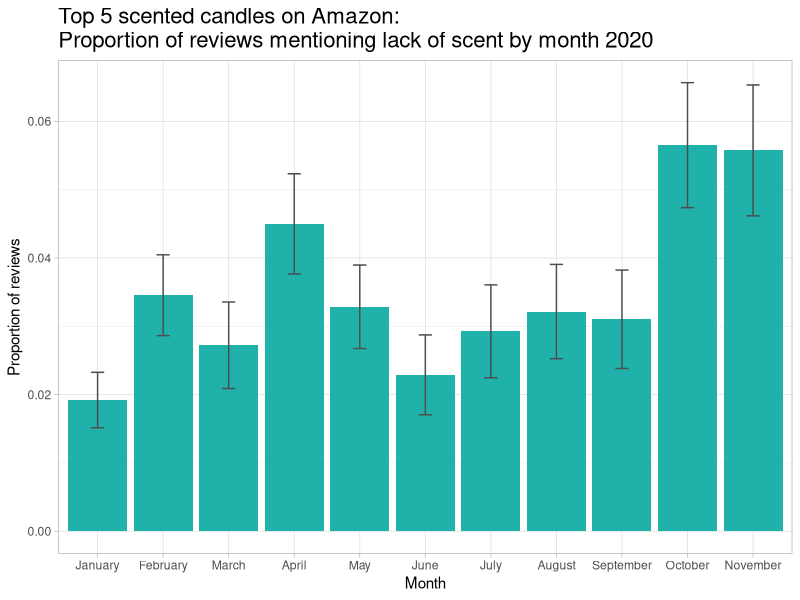

Source code (R):
#### SETUP ####
library(readxl)
library(tidyverse)
library(dplyr)
library(ggplot2)

Scented_All <- read_excel("Scented_all.xlsx") # Note that this dataset has data on 5 candles
Unscented_All <- read_excel("Unscented_all.xlsx")

#### SCENTED CANDLES ####
s <- Scented_All %>%
  arrange(Date) %>%
  filter(Date >= "2017-01-01") %>%
  filter(CandleID <= 3) %>%
  group_by(Date) %>%
  summarise(Rating=mean(Rating))

s1720 <- ggplot(s, aes(x = (as.Date(Date)), y = Rating)) +
  geom_vline(xintercept = as.numeric(as.Date("2020-01-20")), colour = "indianred1", linetype = "dashed")+
  geom_smooth(method = "loess", size = 1.5, colour = "lightseagreen", fill = "lightseagreen") +
  geom_point(alpha = 0.2, colour = "lightseagreen")+
  labs(x = "Date", y = "Average daily rating (1-5)", title = "Top 3 scented candles Amazon reviews 2017-2020")+
  theme_light()+
  theme(plot.title = element_text(size=16))+
  scale_x_date(date_labels = "%m-%Y", date_breaks = "6 month")


#### UNSCENTED CANDLES ####

us <- Unscented_All %>%
  arrange(Date) %>%
  filter(Date >= "2017-01-01") %>%
  group_by(Date) %>%
  summarise(Rating = mean(Rating))

us1720 <- ggplot(us, aes(x = (as.Date(Date)), y = Rating)) +
  geom_vline(xintercept = as.numeric(as.Date("2020-01-20")), colour = "indianred1", linetype = "dashed")+
  geom_smooth(method = "loess", size = 1.5, colour = "goldenrod3", fill = "goldenrod3") +
  geom_point(alpha = 0.2, colour = "goldenrod3")+
  labs(x = "Date", y = "Average daily rating (1-5)", title = "Top 3 unscented candles Amazon reviews 2017-2020")+
  theme_light()+
  theme(plot.title = element_text(size=16))+
  scale_x_date(date_labels = "%m-%Y", date_breaks = "6 month")


#### NO SCENT FUNCTION ####
no_scent <- function(x){
  case_when(
    str_detect(x, "[Nn]o scent") ~ "1", 
    str_detect(x, "[Nn]o smell") ~ "1",
    str_detect(x, "[Dd]oes not smell like") ~ "1",
    str_detect(x, "[Dd]oesn't smell like") ~ "1",
    str_detect(x, "[Cc]an't smell") ~ "1",
    str_detect(x, "[Cc]annot smell") ~ "1",
    str_detect(x, "[Ff]aint smell") ~ "1",
    str_detect(x, "[Ff]aint scent") ~ "1",
    str_detect(x, "[Dd]on't smell") ~ "1",
    str_detect(x, "[Ll]ike nothing") ~ "1",
    TRUE ~ x
  )
  
}

#### REVIEWS MENTIONING LACK OF SCENT 2020 ####
s5 <- Scented_All %>%
  arrange(Date) %>%
  filter(Date >= "2020-01-01") %>%
  mutate(noscent = no_scent(Review)) %>%
  mutate(noscent = ifelse(noscent != 1, 0, 1)) %>%
  mutate(month = reorder(format(Date, '%B'), Date)) %>%
  group_by(month) %>%
  add_tally() %>%
  summarise(n =n, noscent = sum(noscent)) %>%
  mutate(nsprop = noscent/n) %>%
  mutate(se = sqrt((nsprop*(1-nsprop))/n)) %>%
  summarise(n=mean(n), se=mean(se), nsprop=mean(nsprop)) 

s5r <- ggplot(s5, aes(x=as.factor(month), y = nsprop, group = month))+
  geom_bar(stat = "identity", fill = "lightseagreen")+
  geom_errorbar(aes(ymin = (nsprop-se), ymax = (nsprop+se)), width=0.2, colour = "gray30")+
  labs(x = "Month", y = "Proportion of reviews", title = "Top 5 scented candles on Amazon: \nProportion of reviews mentioning lack of scent by month 2020")+
  theme_light()+
  theme(plot.title = element_text(size=16))
s5r

